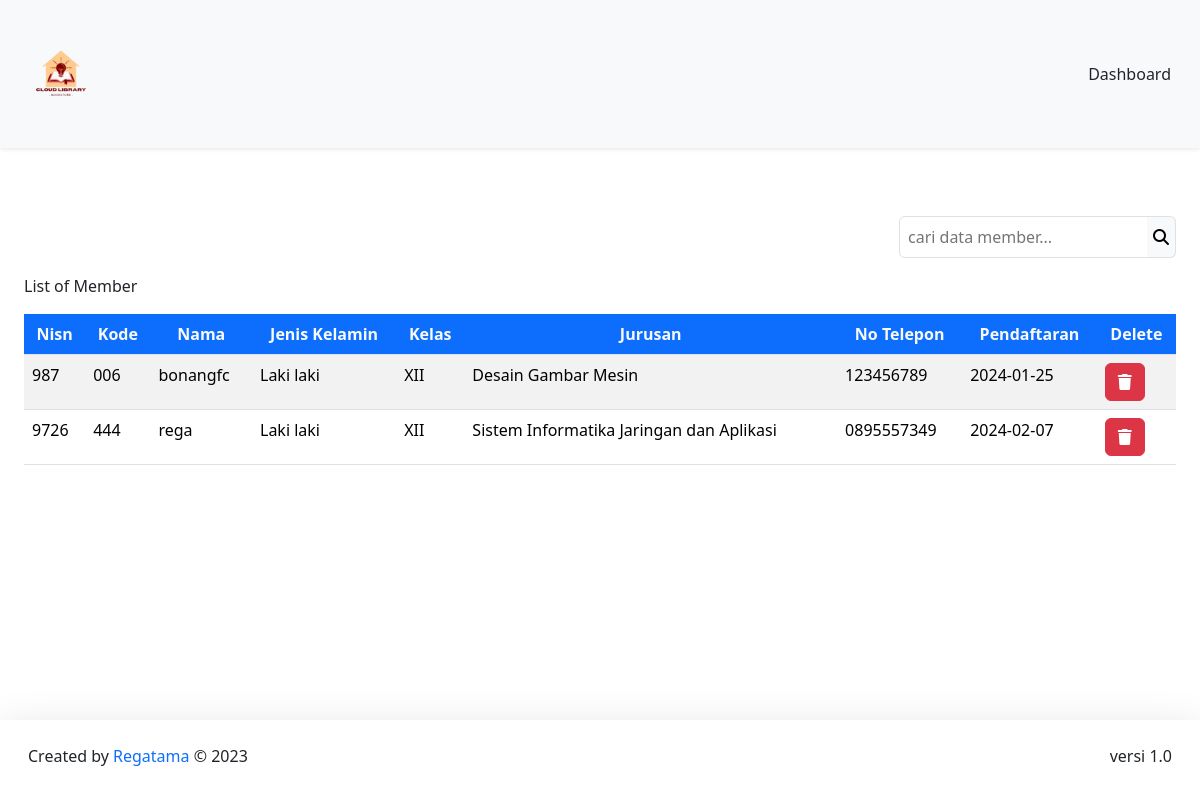
The app's page /DashboardAdmin/member/member.php (signed in), older data.
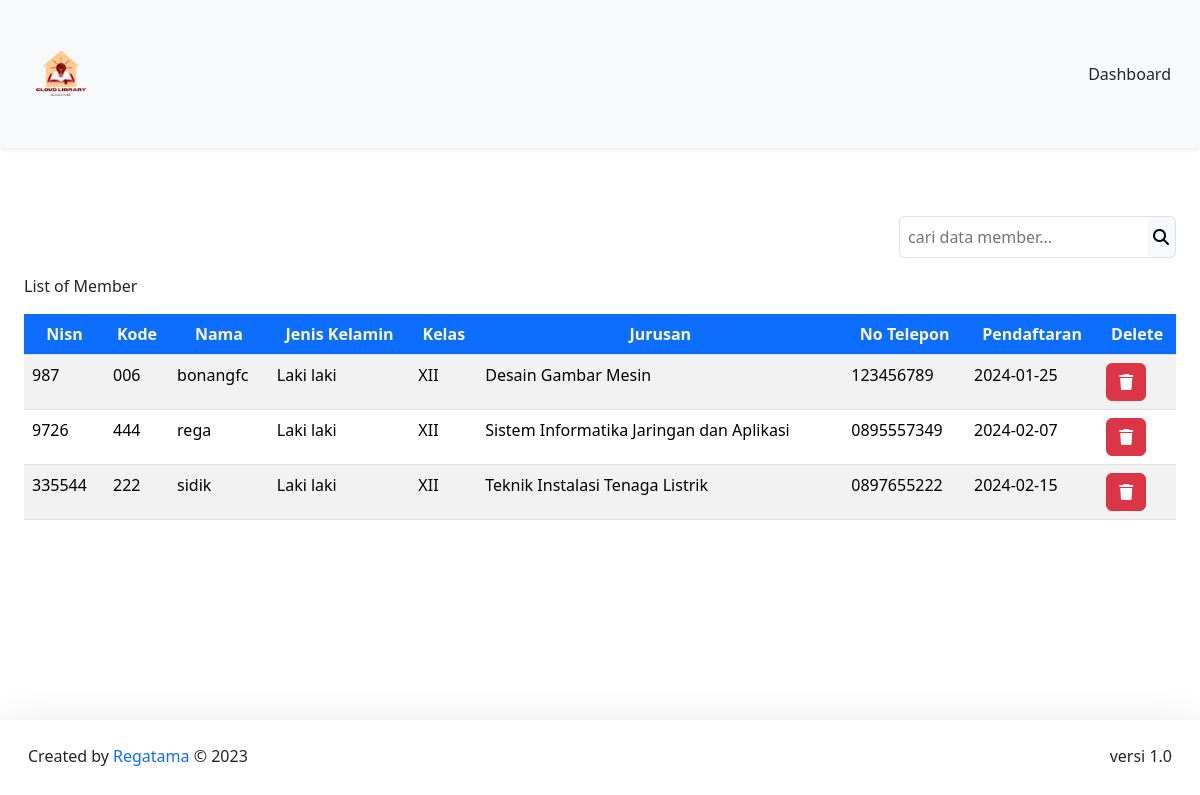
The same page, newer data.
### tables this page shows
CREATE TABLE `member` (
  `nisn` int(11) NOT NULL,
  `kode_member` varchar(12) NOT NULL,
  `nama` varchar(255) NOT NULL,
  `password` varchar(255) NOT NULL,
  `jenis_kelamin` varchar(20) NOT NULL,
  `kelas` varchar(5) NOT NULL,
  `jurusan` varchar(50) NOT NULL,
  `no_tlp` varchar(15) NOT NULL,
  `tgl_pendaftaran` date NOT NULL
);

### config/config.php (called while the page is built, shortened)
<?php
$host = "127.0.0.1";
$username = "root";
$password = "";
$database_name = "perpus_sidik";
$connection = mysqli_connect($host, $username, $password, $database_name);
function queryReadData($dataKategori)
{
  global $connection;
  $result = mysqli_query($connection, $dataKategori);
  $items = [];
  while ($item = mysqli_fetch_assoc($result)) {
    $items[] = $item;
  }
  return $items;
}

### DashboardAdmin/member/member.php (the view, shortened to what this page needs)
<?php
require "../../config/config.php";
$member = queryReadData("SELECT * FROM member");
?>
<!DOCTYPE html>
<html lang="en">
<head>
   <link href="../../assets/css/bootstrap.min.css" rel="stylesheet"
>
</head>
<body>
   <nav class="navbar fixed-top bg-body-tertiary shadow-sm">
      <div class="container-fluid p-3">
         <a class="navbar-brand" href="#">
            <img src="../../assets/logoNav.png" alt="logo" width="90px">
         </a>
         <a class="btn btn-tertiary" href="../dashboardAdmin.php">Dashboard</a>
      </div>
   </nav>
   <br><br><br><br>
   <div class="p-4 mt-5">
      <form action="" method="post" class="mt-5">
         <div class="input-group d-flex justify-content-end mb-3">
            <input class="border p-2 rounded rounded-end-0 bg-tertiary" type="text" name="keyword" id="keyword"
               placeholder="cari data member...">
            <button class="border border-start-0 bg-light rounded rounded-start-0" type="submit" name="search"><i
                  class="fa-solid fa-magnifying-glass"></i></button>
         </div>
      </form>
      <caption>List of Member</caption>
      <div class="table-responsive mt-3">
         <table class="table table-striped table-hover">
            <thead class="text-center">
               <tr>
                  <th class="bg-primary text-light">Nisn</th>
                  <th class="bg-primary text-light">Kode</th>
                  <th class="bg-primary text-light">Nama</th>
                  <th class="bg-primary text-light">Jenis Kelamin</th>
                  <th class="bg-primary text-light">Kelas</th>
                  <th class="bg-primary text-light">Jurusan</th>
                  <th class="bg-primary text-light">No Telepon</th>
                  <th class="bg-primary text-light">Pendaftaran</th>
                  <th class="bg-primary text-light">Delete</th>
               </tr>
            </thead>
            <?php foreach ($member as $item) : ?>
            <tr>
               <td><?= $item["nisn"]; ?></td>
               <td><?= $item["kode_member"]; ?></td>
               <td><?= $item["nama"]; ?></td>
               <td><?= $item["jenis_kelamin"]; ?></td>
               <td><?= $item["kelas"]; ?></td>
               <td><?= $item["jurusan"]; ?></td>
               <td><?= $item["no_tlp"]; ?></td>
               <td><?= $item["tgl_pendaftaran"]; ?></td>
               <td>
                  <div class="action">
                     <a href="deleteMember.php?id=<?= $item["nisn"]; ?>" class="btn btn-danger"
                        onclick="return confirm('Yakin ingin menghapus data member ?');"><i
                           class="fa-solid fa-trash"></i></a>
                  </div>
               </td>
            </tr>
            <?php endforeach; ?>
         </table>
      </div>
   </div>
   <footer class="fixed-bottom shadow-lg bg-subtle p-3">
      <div class="container-fluid d-flex justify-content-between">
         <p class="mt-2">Created by <span class="text-primary"> Regatama</span> © 2023</p>
         <p class="mt-2">versi 1.0</p>
      </div>
   </footer>
</body>
</html>

Row changes from the older to the newer data that the page shows:
added member: nisn "335544", kode_member "222", nama "sidik", jenis_kelamin "Laki laki", kelas "XII", jurusan "Teknik Instalasi Tenaga Listrik", no_tlp "0897655222", tgl_pendaftaran "2024-02-15"
